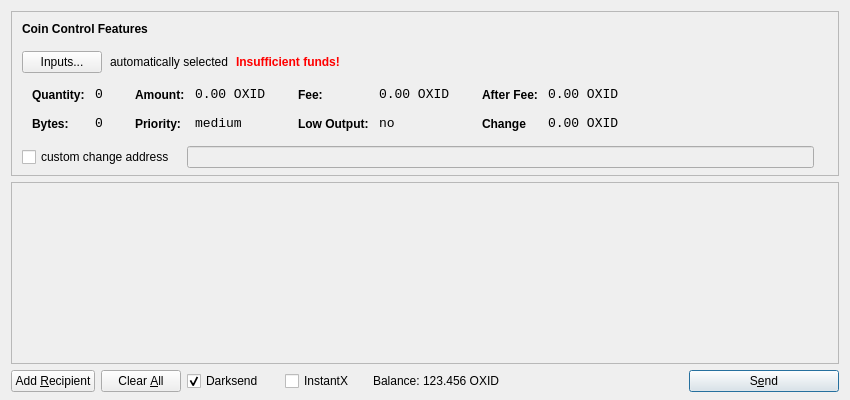
<?xml version="1.0" encoding="UTF-8"?>
<ui version="4.0">
 <class>SendCoinsDialog</class>
 <widget class="QDialog" name="SendCoinsDialog">
  <property name="geometry">
   <rect>
    <x>0</x>
    <y>0</y>
    <width>850</width>
    <height>400</height>
   </rect>
  </property>
  <property name="windowTitle">
   <string>Send Coins</string>
  </property>
  <layout class="QVBoxLayout" name="verticalLayout" stretch="0,1,0">
   <property name="bottomMargin">
    <number>8</number>
   </property>
   <item>
    <widget class="QFrame" name="frameCoinControl">
     <property name="sizePolicy">
      <sizepolicy hsizetype="Expanding" vsizetype="Expanding">
       <horstretch>0</horstretch>
       <verstretch>0</verstretch>
      </sizepolicy>
     </property>
     <property name="maximumSize">
      <size>
       <width>16777215</width>
       <height>16777215</height>
      </size>
     </property>
     <property name="frameShape">
      <enum>QFrame::StyledPanel</enum>
     </property>
     <property name="frameShadow">
      <enum>QFrame::Sunken</enum>
     </property>
     <layout class="QVBoxLayout" name="verticalLayoutCoinControl2">
      <property name="spacing">
       <number>-1</number>
      </property>
      <property name="leftMargin">
       <number>0</number>
      </property>
      <property name="topMargin">
       <number>0</number>
      </property>
      <property name="rightMargin">
       <number>0</number>
      </property>
      <property name="bottomMargin">
       <number>6</number>
      </property>
      <item>
       <layout class="QVBoxLayout" name="verticalLayoutCoinControl" stretch="0,0,0,0,1">
        <property name="spacing">
         <number>0</number>
        </property>
        <property name="leftMargin">
         <number>10</number>
        </property>
        <property name="topMargin">
         <number>10</number>
        </property>
        <item>
         <layout class="QHBoxLayout" name="horizontalLayoutCoinControl1">
          <property name="bottomMargin">
           <number>15</number>
          </property>
          <item>
           <widget class="QLabel" name="labelCoinControlFeatures">
            <property name="sizePolicy">
             <sizepolicy hsizetype="Preferred" vsizetype="Maximum">
              <horstretch>0</horstretch>
              <verstretch>0</verstretch>
             </sizepolicy>
            </property>
            <property name="font">
             <font>
              <weight>75</weight>
              <bold>true</bold>
             </font>
            </property>
            <property name="styleSheet">
             <string notr="true">font-weight:bold;</string>
            </property>
            <property name="text">
             <string>Coin Control Features</string>
            </property>
           </widget>
          </item>
         </layout>
        </item>
        <item>
         <layout class="QHBoxLayout" name="horizontalLayoutCoinControl2" stretch="0,0,0,0">
          <property name="spacing">
           <number>8</number>
          </property>
          <property name="bottomMargin">
           <number>10</number>
          </property>
          <item>
           <widget class="QPushButton" name="pushButtonCoinControl">
            <property name="styleSheet">
             <string notr="true"/>
            </property>
            <property name="text">
             <string>Inputs...</string>
            </property>
           </widget>
          </item>
          <item>
           <widget class="QLabel" name="labelCoinControlAutomaticallySelected">
            <property name="text">
             <string>automatically selected</string>
            </property>
            <property name="margin">
             <number>5</number>
            </property>
           </widget>
          </item>
          <item>
           <widget class="QLabel" name="labelCoinControlInsuffFunds">
            <property name="font">
             <font>
              <weight>75</weight>
              <bold>true</bold>
             </font>
            </property>
            <property name="styleSheet">
             <string notr="true">color:red;font-weight:bold;</string>
            </property>
            <property name="text">
             <string>Insufficient funds!</string>
            </property>
            <property name="margin">
             <number>5</number>
            </property>
           </widget>
          </item>
          <item>
           <spacer name="horizontalSpacerCoinControl">
            <property name="orientation">
             <enum>Qt::Horizontal</enum>
            </property>
            <property name="sizeHint" stdset="0">
             <size>
              <width>40</width>
              <height>1</height>
             </size>
            </property>
           </spacer>
          </item>
         </layout>
        </item>
        <item>
         <widget class="QWidget" name="widgetCoinControl" native="true">
          <property name="sizePolicy">
           <sizepolicy hsizetype="Preferred" vsizetype="Preferred">
            <horstretch>0</horstretch>
            <verstretch>0</verstretch>
           </sizepolicy>
          </property>
          <property name="minimumSize">
           <size>
            <width>0</width>
            <height>0</height>
           </size>
          </property>
          <property name="styleSheet">
           <string notr="true"/>
          </property>
          <layout class="QHBoxLayout" name="horizontalLayoutCoinControl5">
           <property name="margin">
            <number>0</number>
           </property>
           <item>
            <layout class="QHBoxLayout" name="horizontalLayoutCoinControl3" stretch="0,0,0,1">
             <property name="spacing">
              <number>20</number>
             </property>
             <property name="topMargin">
              <number>0</number>
             </property>
             <property name="bottomMargin">
              <number>10</number>
             </property>
             <item>
              <layout class="QFormLayout" name="formLayoutCoinControl1">
               <property name="horizontalSpacing">
                <number>10</number>
               </property>
               <property name="verticalSpacing">
                <number>14</number>
               </property>
               <property name="leftMargin">
                <number>10</number>
               </property>
               <property name="topMargin">
                <number>4</number>
               </property>
               <property name="rightMargin">
                <number>6</number>
               </property>
               <item row="0" column="0">
                <widget class="QLabel" name="labelCoinControlQuantityText">
                 <property name="styleSheet">
                  <string notr="true">font-weight:bold;</string>
                 </property>
                 <property name="text">
                  <string>Quantity:</string>
                 </property>
                 <property name="margin">
                  <number>0</number>
                 </property>
                </widget>
               </item>
               <item row="0" column="1">
                <widget class="QLabel" name="labelCoinControlQuantity">
                 <property name="font">
                  <font>
                   <family>Monospace</family>
                   <pointsize>10</pointsize>
                  </font>
                 </property>
                 <property name="cursor">
                  <cursorShape>IBeamCursor</cursorShape>
                 </property>
                 <property name="contextMenuPolicy">
                  <enum>Qt::ActionsContextMenu</enum>
                 </property>
                 <property name="text">
                  <string>0</string>
                 </property>
                 <property name="margin">
                  <number>0</number>
                 </property>
                 <property name="textInteractionFlags">
                  <set>Qt::LinksAccessibleByMouse|Qt::TextSelectableByKeyboard|Qt::TextSelectableByMouse</set>
                 </property>
                </widget>
               </item>
               <item row="1" column="0">
                <widget class="QLabel" name="labelCoinControlBytesText">
                 <property name="styleSheet">
                  <string notr="true">font-weight:bold;</string>
                 </property>
                 <property name="text">
                  <string>Bytes:</string>
                 </property>
                </widget>
               </item>
               <item row="1" column="1">
                <widget class="QLabel" name="labelCoinControlBytes">
                 <property name="font">
                  <font>
                   <family>Monospace</family>
                   <pointsize>10</pointsize>
                  </font>
                 </property>
                 <property name="cursor">
                  <cursorShape>IBeamCursor</cursorShape>
                 </property>
                 <property name="contextMenuPolicy">
                  <enum>Qt::ActionsContextMenu</enum>
                 </property>
                 <property name="text">
                  <string>0</string>
                 </property>
                 <property name="textInteractionFlags">
                  <set>Qt::LinksAccessibleByMouse|Qt::TextSelectableByKeyboard|Qt::TextSelectableByMouse</set>
                 </property>
                </widget>
               </item>
              </layout>
             </item>
             <item>
              <layout class="QFormLayout" name="formLayoutCoinControl2">
               <property name="horizontalSpacing">
                <number>10</number>
               </property>
               <property name="verticalSpacing">
                <number>14</number>
               </property>
               <property name="leftMargin">
                <number>6</number>
               </property>
               <property name="topMargin">
                <number>4</number>
               </property>
               <property name="rightMargin">
                <number>6</number>
               </property>
               <item row="0" column="0">
                <widget class="QLabel" name="labelCoinControlAmountText">
                 <property name="styleSheet">
                  <string notr="true">font-weight:bold;</string>
                 </property>
                 <property name="text">
                  <string>Amount:</string>
                 </property>
                 <property name="margin">
                  <number>0</number>
                 </property>
                </widget>
               </item>
               <item row="0" column="1">
                <widget class="QLabel" name="labelCoinControlAmount">
                 <property name="font">
                  <font>
                   <family>Monospace</family>
                   <pointsize>10</pointsize>
                  </font>
                 </property>
                 <property name="cursor">
                  <cursorShape>IBeamCursor</cursorShape>
                 </property>
                 <property name="contextMenuPolicy">
                  <enum>Qt::ActionsContextMenu</enum>
                 </property>
                 <property name="text">
                  <string>0.00 OXID</string>
                 </property>
                 <property name="textInteractionFlags">
                  <set>Qt::LinksAccessibleByMouse|Qt::TextSelectableByKeyboard|Qt::TextSelectableByMouse</set>
                 </property>
                </widget>
               </item>
               <item row="1" column="0">
                <widget class="QLabel" name="labelCoinControlPriorityText">
                 <property name="styleSheet">
                  <string notr="true">font-weight:bold;</string>
                 </property>
                 <property name="text">
                  <string>Priority:</string>
                 </property>
                </widget>
               </item>
               <item row="1" column="1">
                <widget class="QLabel" name="labelCoinControlPriority">
                 <property name="font">
                  <font>
                   <family>Monospace</family>
                   <pointsize>10</pointsize>
                  </font>
                 </property>
                 <property name="cursor">
                  <cursorShape>IBeamCursor</cursorShape>
                 </property>
                 <property name="contextMenuPolicy">
                  <enum>Qt::ActionsContextMenu</enum>
                 </property>
                 <property name="text">
                  <string>medium</string>
                 </property>
                 <property name="textInteractionFlags">
                  <set>Qt::LinksAccessibleByMouse|Qt::TextSelectableByKeyboard|Qt::TextSelectableByMouse</set>
                 </property>
                </widget>
               </item>
              </layout>
             </item>
             <item>
              <layout class="QFormLayout" name="formLayoutCoinControl3">
               <property name="horizontalSpacing">
                <number>10</number>
               </property>
               <property name="verticalSpacing">
                <number>14</number>
               </property>
               <property name="leftMargin">
                <number>6</number>
               </property>
               <property name="topMargin">
                <number>4</number>
               </property>
               <property name="rightMargin">
                <number>6</number>
               </property>
               <item row="0" column="0">
                <widget class="QLabel" name="labelCoinControlFeeText">
                 <property name="styleSheet">
                  <string notr="true">font-weight:bold;</string>
                 </property>
                 <property name="text">
                  <string>Fee:</string>
                 </property>
                 <property name="margin">
                  <number>0</number>
                 </property>
                </widget>
               </item>
               <item row="0" column="1">
                <widget class="QLabel" name="labelCoinControlFee">
                 <property name="font">
                  <font>
                   <family>Monospace</family>
                   <pointsize>10</pointsize>
                  </font>
                 </property>
                 <property name="cursor">
                  <cursorShape>IBeamCursor</cursorShape>
                 </property>
                 <property name="contextMenuPolicy">
                  <enum>Qt::ActionsContextMenu</enum>
                 </property>
                 <property name="text">
                  <string>0.00 OXID</string>
                 </property>
                 <property name="textInteractionFlags">
                  <set>Qt::LinksAccessibleByMouse|Qt::TextSelectableByKeyboard|Qt::TextSelectableByMouse</set>
                 </property>
                </widget>
               </item>
               <item row="1" column="0">
                <widget class="QLabel" name="labelCoinControlLowOutputText">
                 <property name="styleSheet">
                  <string notr="true">font-weight:bold;</string>
                 </property>
                 <property name="text">
                  <string>Low Output:</string>
                 </property>
                </widget>
               </item>
               <item row="1" column="1">
                <widget class="QLabel" name="labelCoinControlLowOutput">
                 <property name="font">
                  <font>
                   <family>Monospace</family>
                   <pointsize>10</pointsize>
                  </font>
                 </property>
                 <property name="cursor">
                  <cursorShape>IBeamCursor</cursorShape>
                 </property>
                 <property name="contextMenuPolicy">
                  <enum>Qt::ActionsContextMenu</enum>
                 </property>
                 <property name="text">
                  <string>no</string>
                 </property>
                 <property name="textInteractionFlags">
                  <set>Qt::LinksAccessibleByMouse|Qt::TextSelectableByKeyboard|Qt::TextSelectableByMouse</set>
                 </property>
                </widget>
               </item>
              </layout>
             </item>
             <item>
              <layout class="QFormLayout" name="formLayoutCoinControl4">
               <property name="horizontalSpacing">
                <number>10</number>
               </property>
               <property name="verticalSpacing">
                <number>14</number>
               </property>
               <property name="leftMargin">
                <number>6</number>
               </property>
               <property name="topMargin">
                <number>4</number>
               </property>
               <property name="rightMargin">
                <number>6</number>
               </property>
               <item row="0" column="0">
                <widget class="QLabel" name="labelCoinControlAfterFeeText">
                 <property name="styleSheet">
                  <string notr="true">font-weight:bold;</string>
                 </property>
                 <property name="text">
                  <string>After Fee:</string>
                 </property>
                 <property name="margin">
                  <number>0</number>
                 </property>
                </widget>
               </item>
               <item row="0" column="1">
                <widget class="QLabel" name="labelCoinControlAfterFee">
                 <property name="font">
                  <font>
                   <family>Monospace</family>
                   <pointsize>10</pointsize>
                  </font>
                 </property>
                 <property name="cursor">
                  <cursorShape>IBeamCursor</cursorShape>
                 </property>
                 <property name="contextMenuPolicy">
                  <enum>Qt::ActionsContextMenu</enum>
                 </property>
                 <property name="text">
                  <string>0.00 OXID</string>
                 </property>
                 <property name="textInteractionFlags">
                  <set>Qt::LinksAccessibleByMouse|Qt::TextSelectableByKeyboard|Qt::TextSelectableByMouse</set>
                 </property>
                </widget>
               </item>
               <item row="1" column="0">
                <widget class="QLabel" name="labelCoinControlChangeText">
                 <property name="styleSheet">
                  <string notr="true">font-weight:bold;</string>
                 </property>
                 <property name="text">
                  <string>Change</string>
                 </property>
                </widget>
               </item>
               <item row="1" column="1">
                <widget class="QLabel" name="labelCoinControlChange">
                 <property name="font">
                  <font>
                   <family>Monospace</family>
                   <pointsize>10</pointsize>
                  </font>
                 </property>
                 <property name="cursor">
                  <cursorShape>IBeamCursor</cursorShape>
                 </property>
                 <property name="contextMenuPolicy">
                  <enum>Qt::ActionsContextMenu</enum>
                 </property>
                 <property name="text">
                  <string>0.00 OXID</string>
                 </property>
                 <property name="textInteractionFlags">
                  <set>Qt::LinksAccessibleByMouse|Qt::TextSelectableByKeyboard|Qt::TextSelectableByMouse</set>
                 </property>
                </widget>
               </item>
              </layout>
             </item>
            </layout>
           </item>
          </layout>
         </widget>
        </item>
        <item>
         <layout class="QHBoxLayout" name="horizontalLayoutCoinControl4" stretch="0,0,0">
          <property name="spacing">
           <number>12</number>
          </property>
          <property name="sizeConstraint">
           <enum>QLayout::SetDefaultConstraint</enum>
          </property>
          <property name="topMargin">
           <number>5</number>
          </property>
          <property name="rightMargin">
           <number>5</number>
          </property>
          <item>
           <widget class="QCheckBox" name="checkBoxCoinControlChange">
            <property name="text">
             <string>custom change address</string>
            </property>
           </widget>
          </item>
          <item>
           <widget class="QLineEdit" name="lineEditCoinControlChange">
            <property name="enabled">
             <bool>false</bool>
            </property>
            <property name="sizePolicy">
             <sizepolicy hsizetype="Expanding" vsizetype="Fixed">
              <horstretch>0</horstretch>
              <verstretch>0</verstretch>
             </sizepolicy>
            </property>
           </widget>
          </item>
          <item>
           <widget class="QLabel" name="labelCoinControlChangeLabel">
            <property name="sizePolicy">
             <sizepolicy hsizetype="Preferred" vsizetype="Expanding">
              <horstretch>0</horstretch>
              <verstretch>0</verstretch>
             </sizepolicy>
            </property>
            <property name="minimumSize">
             <size>
              <width>0</width>
              <height>0</height>
             </size>
            </property>
            <property name="text">
             <string/>
            </property>
            <property name="margin">
             <number>3</number>
            </property>
           </widget>
          </item>
         </layout>
        </item>
        <item>
         <spacer name="verticalSpacerCoinControl">
          <property name="orientation">
           <enum>Qt::Vertical</enum>
          </property>
          <property name="sizeHint" stdset="0">
           <size>
            <width>800</width>
            <height>1</height>
           </size>
          </property>
         </spacer>
        </item>
       </layout>
      </item>
     </layout>
    </widget>
   </item>
   <item>
    <widget class="QScrollArea" name="scrollArea">
     <property name="widgetResizable">
      <bool>true</bool>
     </property>
     <widget class="QWidget" name="scrollAreaWidgetContents">
      <property name="geometry">
       <rect>
        <x>0</x>
        <y>0</y>
        <width>830</width>
        <height>165</height>
       </rect>
      </property>
      <layout class="QVBoxLayout" name="verticalLayout_2">
       <property name="margin">
        <number>0</number>
       </property>
       <item>
        <layout class="QVBoxLayout" name="entries">
         <property name="spacing">
          <number>6</number>
         </property>
        </layout>
       </item>
       <item>
        <spacer name="verticalSpacer">
         <property name="orientation">
          <enum>Qt::Vertical</enum>
         </property>
         <property name="sizeHint" stdset="0">
          <size>
           <width>20</width>
           <height>40</height>
          </size>
         </property>
        </spacer>
       </item>
      </layout>
     </widget>
    </widget>
   </item>
   <item>
    <layout class="QHBoxLayout" name="horizontalLayout">
     <item>
      <widget class="QPushButton" name="addButton">
       <property name="toolTip">
        <string>Send to multiple recipients at once</string>
       </property>
       <property name="text">
        <string>Add &amp;Recipient</string>
       </property>
       <property name="autoDefault">
        <bool>false</bool>
       </property>
      </widget>
     </item>
     <item>
      <widget class="QPushButton" name="clearButton">
       <property name="sizePolicy">
        <sizepolicy hsizetype="Minimum" vsizetype="Fixed">
         <horstretch>0</horstretch>
         <verstretch>0</verstretch>
        </sizepolicy>
       </property>
       <property name="toolTip">
        <string>Remove all transaction fields</string>
       </property>
       <property name="text">
        <string>Clear &amp;All</string>
       </property>
       <property name="autoRepeatDelay">
        <number>300</number>
       </property>
       <property name="autoDefault">
        <bool>false</bool>
       </property>
      </widget>
     </item>
     <item>
      <layout class="QHBoxLayout" name="horizontalLayout_2">
       <property name="spacing">
        <number>3</number>
       </property>
        <item>
        <widget class="QCheckBox" name="checkUseDarksend">
         <property name="minimumSize">
          <size>
           <width>95</width>
           <height>0</height>
          </size>
         </property>
         <property name="text">
          <string>Darksend</string>
         </property>
         <property name="checked">
          <bool>true</bool>
         </property>
        </widget>
       </item>
       <item>
        <widget class="QCheckBox" name="checkInstantX">
         <property name="enabled">
          <bool>true</bool>
         </property>
         <property name="minimumSize">
          <size>
           <width>85</width>
           <height>0</height>
          </size>
         </property>
         <property name="text">
          <string>InstantX</string>
         </property>
        </widget>
       </item>
       <item>
        <widget class="QLabel" name="label">
         <property name="sizePolicy">
          <sizepolicy hsizetype="Preferred" vsizetype="Fixed">
           <horstretch>0</horstretch>
           <verstretch>0</verstretch>
          </sizepolicy>
         </property>
         <property name="text">
          <string>Balance:</string>
         </property>
        </widget>
       </item>
       <item>
        <widget class="QLabel" name="labelBalance">
         <property name="sizePolicy">
          <sizepolicy hsizetype="Preferred" vsizetype="Fixed">
           <horstretch>0</horstretch>
           <verstretch>0</verstretch>
          </sizepolicy>
         </property>
         <property name="cursor">
          <cursorShape>IBeamCursor</cursorShape>
         </property>
         <property name="text">
          <string>123.456 OXID</string>
         </property>
         <property name="textInteractionFlags">
          <set>Qt::LinksAccessibleByMouse|Qt::TextSelectableByKeyboard|Qt::TextSelectableByMouse</set>
         </property>
        </widget>
       </item>
      </layout>
     </item>
     <item>
      <spacer name="horizontalSpacer">
       <property name="orientation">
        <enum>Qt::Horizontal</enum>
       </property>
       <property name="sizeHint" stdset="0">
        <size>
         <width>40</width>
         <height>20</height>
        </size>
       </property>
      </spacer>
     </item>
     <item>
      <widget class="QPushButton" name="sendButton">
       <property name="minimumSize">
        <size>
         <width>150</width>
         <height>0</height>
        </size>
       </property>
       <property name="toolTip">
        <string>Confirm the send action</string>
       </property>
       <property name="text">
        <string>S&amp;end</string>
       </property>
       <property name="icon">
        <iconset resource="../bitcoin.qrc">
         <normaloff>:/icons/send</normaloff>:/icons/send</iconset>
       </property>
       <property name="default">
        <bool>true</bool>
       </property>
      </widget>
     </item>
    </layout>
   </item>
  </layout>
 </widget>
 <resources>
  <include location="../bitcoin.qrc"/>
 </resources>
 <connections/>
</ui>
